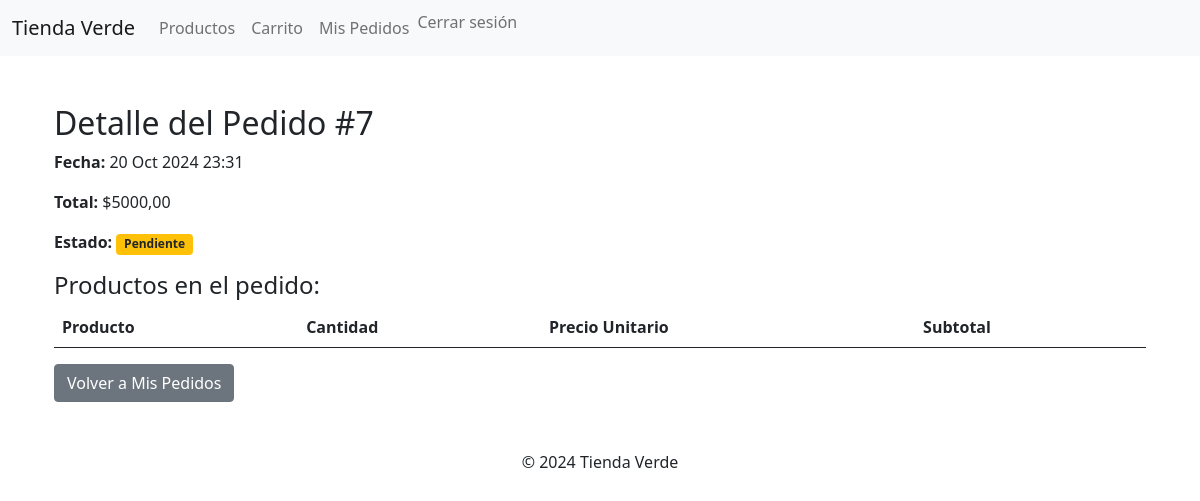
The page /pedidos/7/ (signed in) on the database its author committed.
### core/models.py (models this page shows, shortened)
class Pedido(models.Model):
    ESTADO_CHOICES = [
        ('PEND', 'Pendiente'),
        ('COMP', 'Completado'),
    ]
    cliente = models.ForeignKey(User, on_delete=models.CASCADE)
    carrito = models.ForeignKey(Carrito, on_delete=models.CASCADE)  # Change to ForeignKey
    estado = models.CharField(max_length=4, choices=ESTADO_CHOICES, default='PEND')
    total = models.DecimalField(max_digits=10, decimal_places=2)
    fecha = models.DateTimeField(auto_now_add=True)

### core/views.py (the view)
# urls.py: path('pedidos/<int:pedido_id>/', detalle_pedido, name='detalle_pedido'),  # Detalle del pedido
@login_required
def detalle_pedido(request, pedido_id):
    pedido = get_object_or_404(Pedido, id=pedido_id, cliente=request.user)
    items = pedido.carrito.carritoitem_set.all()
    return render(request, 'core/detalle_pedido.html', {'pedido': pedido, 'items': items})

### core/templates/core/detalle_pedido.html (shortened to what this page needs)
{% extends 'core/base.html' %}
{% block content %}
<div class="container mt-4">
    <h2>Detalle del Pedido #{{ pedido.id }}</h2>
    <p><strong>Fecha:</strong> {{ pedido.fecha|date:"d M Y H:i" }}</p>
    <p><strong>Total:</strong> ${{ pedido.total }}</p>
    <p><strong>Estado:</strong>
        {% if pedido.estado == 'PEND' %}
            <span class="badge bg-warning text-dark">Pendiente</span>
        {% else %}
            <span class="badge bg-success">Completado</span>
        {% endif %}
    </p>
    <h4>Productos en el pedido:</h4>
    <table class="table table-striped">
        <thead>
            <tr>
                <th scope="col">Producto</th>
                <th scope="col">Cantidad</th>
                <th scope="col">Precio Unitario</th>
                <th scope="col">Subtotal</th>
            </tr>
        </thead>
    </table>
    <a href="{% url 'pedidos_cliente' %}" class="btn btn-secondary">Volver a Mis Pedidos</a>
</div>
{% endblock %}

### rows shown on the page
Pedido: id "7", fecha "20 Oct 2024 23:31", total "5000,00"
